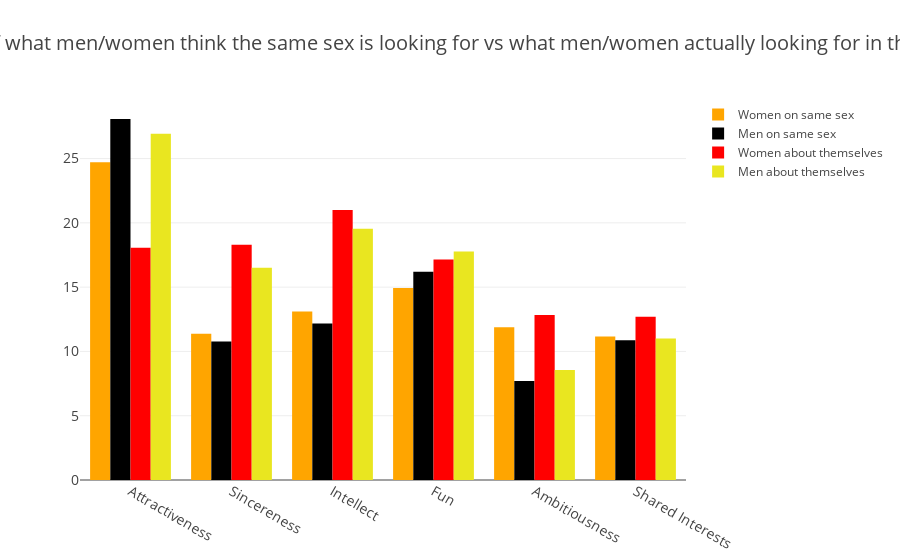

Notebook code cell kept with this figure:
### Code cell
import plotly.graph_objs as go
same_w = go.Bar(
                y = same_sex_attr.iloc[0],
                x = same_sex_attr.columns.values,
                name='Women on same sex',
                marker =dict(
                color = 'orange'
                )
)
same_m =go.Bar(
                y = same_sex_attr.iloc[1],
                x = same_sex_attr.columns.values,
                name = 'Men on same sex',
                marker = dict(
                color = "black"
                )
)

data3 = [same_w,same_m, women_data, men_data]

layout3 = go.Layout(
            title = 'Comparison of what men/women think the same sex is looking for vs what men/women actually looking for in the opposite sex',
            font=dict(
            size=14
            ),
            legend=dict(
                font=dict(
            size=12
        )
    )
)
fig = go.Figure(data=data3, layout=layout3)
py.iplot(fig, filename='barchart')

### Figure 1 — Plotly figure (JSON) as saved in the notebook; plotly's stock layout.template omitted (floating-point values rounded to 4 significant figures)
{"data": [{"marker": {"color": "orange"}, "name": "Women on same sex", "type": "bar", "x": ["Attractiveness", "Sincereness", "Intellect", "Fun", "Ambitiousness", "Shared Interests"], "y": [24.71, 11.37, 13.11, 14.93, 11.87, 11.16]}, {"marker": {"color": "black"}, "name": "Men on same sex", "type": "bar", "x": ["Attractiveness", "Sincereness", "Intellect", "Fun", "Ambitiousness", "Shared Interests"], "y": [28.08, 10.77, 12.16, 16.2, 7.69, 10.87]}, {"marker": {"color": "red"}, "name": "Women about themselves", "type": "bar", "x": ["Attractiveness", "Sincereness", "Intellect", "Fun", "Ambitiousness", "Shared Interests"], "y": [18.06, 18.31, 21.0, 17.15, 12.83, 12.7]}, {"marker": {"color": "rgb(233,230,32)"}, "name": "Men about themselves", "type": "bar", "x": ["Attractiveness", "Sincereness", "Intellect", "Fun", "Ambitiousness", "Shared Interests"], "y": [26.92, 16.5, 19.54, 17.76, 8.553, 11.0]}], "layout": {"font": {"size": 14}, "legend": {"font": {"size": 12}}, "title": "Comparison of what men/women think the same sex is looking for vs what men/women actually looking for in the opposite sex"}}
